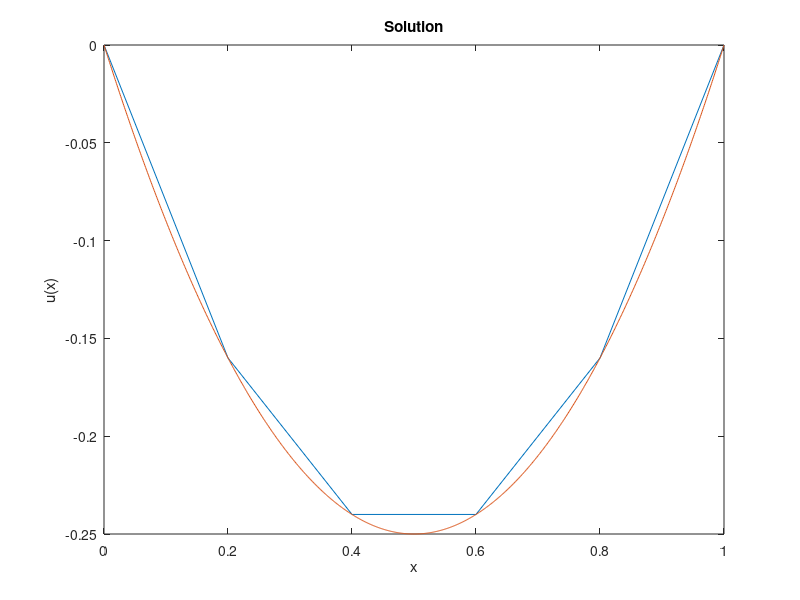
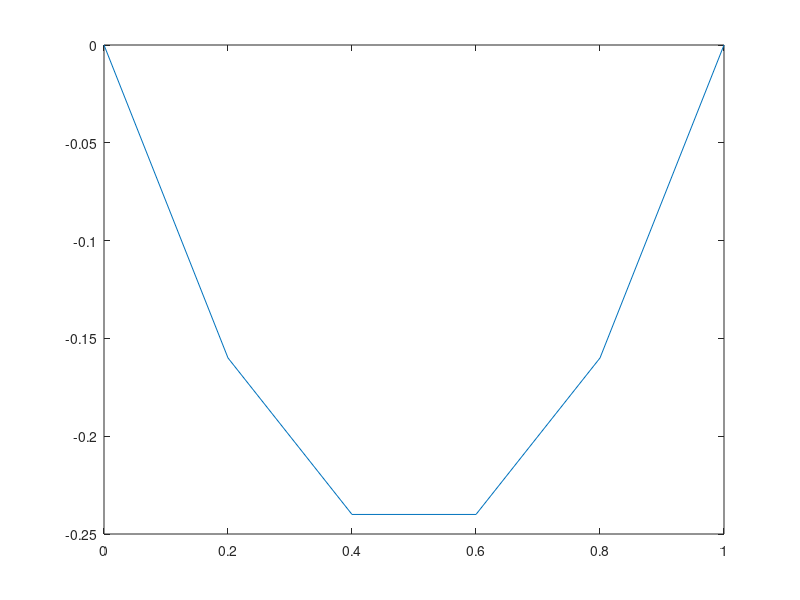

The MATLAB script that drew these images, in order:
% an approximation to the differential equation (x^2*sig^2*uxx)/2+rxux-ru=f
N = input("Please input the reciprocal of the step size: ");
sig = input("Please input the constant sigma: ");
r = input("Please input the constant r: ");

h=1/N; %step size
points = (h:h:1-h)'; %domain not including boundary points
main_diag = (-1*N.^2*((points).^2.*sig.^2)-r); %main diagnol, taking ones per diagnol
under_diag = (N.^2*(points(2:end)).^2*sig.^2)/2-(r*(points(2:end).*N)/2); %under
right_diag = (N.^2*(points(1:end-1)).^2*sig.^2)/2+(r*(points(1:end-1).*N)/2); %right
A = diag(main_diag, 0) + diag(under_diag, -1) + diag(right_diag, 1);
b=(points).^2.*sig.^2+r.*points.*(2.*(points)-1)-r.*(points.^2-points); %solution matrix b
disp(A);
disp(b);
x = A \ b; %solve for vector x the approximated function values 
disp(x); 

figure(1);
plot([0;points;1], [0;x;0]);
xlabel('x')
ylabel('u(x)')
title('Solution')

%Error calculation
u_exact = @(x) x.*(x-1); %exact function values at each x point
x_values = linspace(0, 1, N+1); 
u_values_exact = u_exact(x_values); 
x_refined = linspace(0, 1, 1000);
hold on
plot(x_refined, u_exact(x_refined));
hold off
figure(2);
plot(x_values, u_values_exact);
u_values_approx = x.';
err = abs(u_values_exact(2:end-1)-u_values_approx);
disp(vecnorm(err)) %vecnorm approximation
